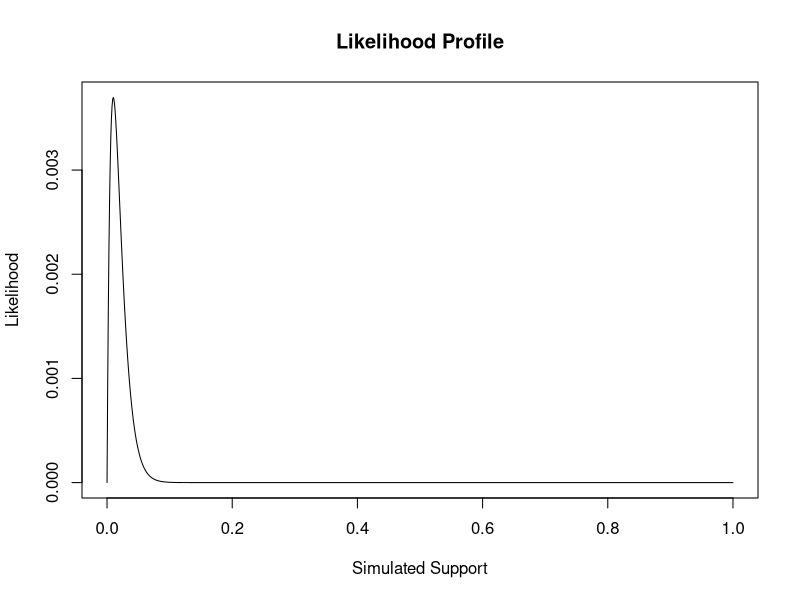
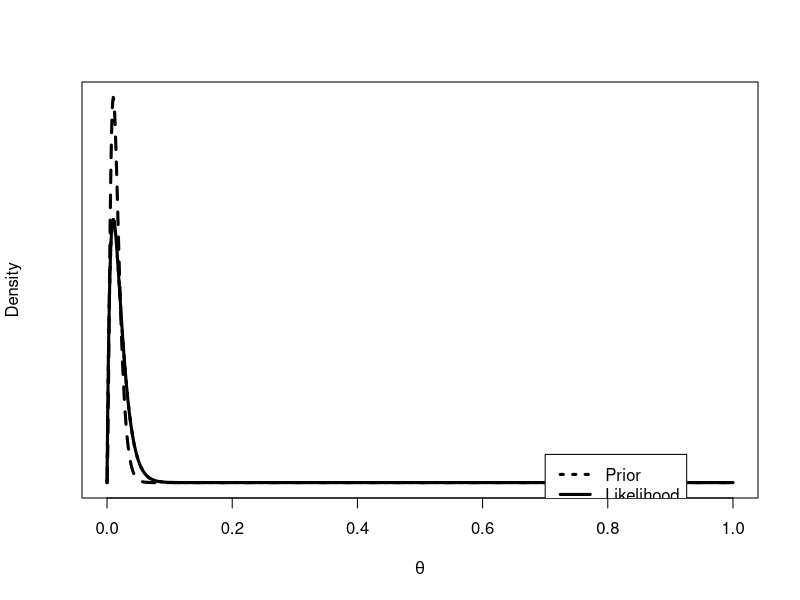
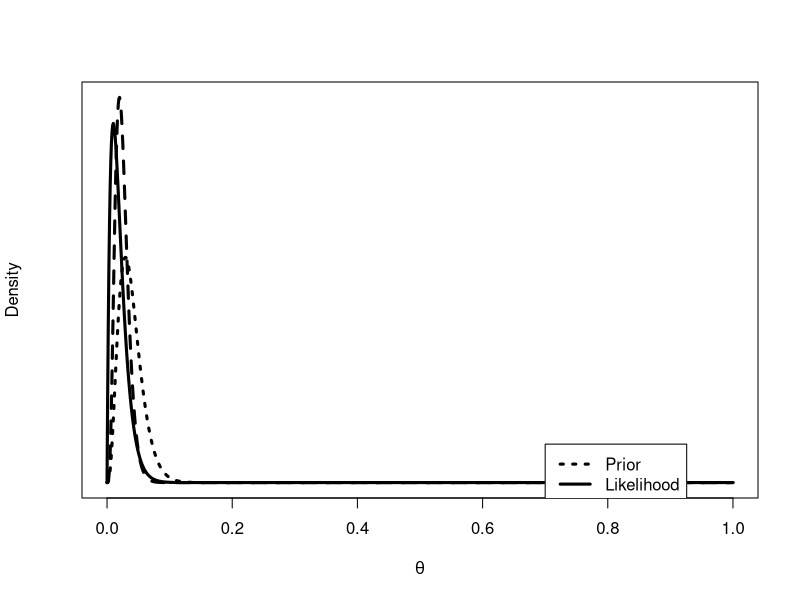

Write the R code that produced these figures, in order.
## ---- chunk 1
# set a seed
set.seed(123)
# create the observed data
obs.data <- rbinom(n = 100, size = 1, prob = 0.01)
# inspect the observed data
head(obs.data)
tail(obs.data)
length(obs.data)
## ---- chunk 2
### Bernoulli LH Function ###
# Input: obs.data, theta
# Output: bernoulli likelihood

bernoulliLH <- function(obs.data, theta){
  N <- length(obs.data)
  x <- sum (obs.data)
  LH <- (theta^x)*((1-theta)^{N-x})
  return(LH)
}
### Plot LH for a grid of theta values ###
# Create the grid #
theta.sim <- seq(from = 0, to = 1, length.out = 1000)
# Store the LH values
sim.LH <- bernoulliLH(obs.data, theta = theta.sim)
# Create the Plot
plot(theta.sim, sim.LH, type = "l", main = "Likelihood Profile", 
     xlab = "Simulated Support", ylab = "Likelihood")
## ---- chunk 3
betberPos <- function(a, b, obs.data){
  n <- length(obs.data)
  x <- sum (obs.data)
  
  prior <- c((x+a), (n-x+b))
  return( prior)
}

print(betberPos(1,1,obs.data))
print(betberPos(3,1,obs.data))
## ---- chunk 4
distPlot <- function(p1,p2){
  n <- length(obs.data)
  x <- sum (obs.data)
  params <- betberPos (p1,p2,obs.data)
  a <- params[1]
  b <- params[2]

  
  like = dbeta(theta.sim, x+1, n-x+1)
  prior = dbeta(theta.sim, a, b)
  post = dbeta(theta.sim, x+a, n-x+b)

  
  plot(theta.sim,post,type="l",ylab="Density", yaxt = 'n',lty=2,lwd=3,
  xlab = expression(theta))
  lines(theta.sim,like,lty=1,lwd=3)
  lines(theta.sim,prior,lty=3,lwd=3)
  legend(0.7,4,c("Prior","Likelihood","Posterior"),
  lty=c(3,1,2),lwd=c(3,3,3))
} # yaxt from: https://stackoverflow.com/questions/10393076/suppress-ticks-in-plot-in-r 

distPlot(1,1)
distPlot(3,1)

